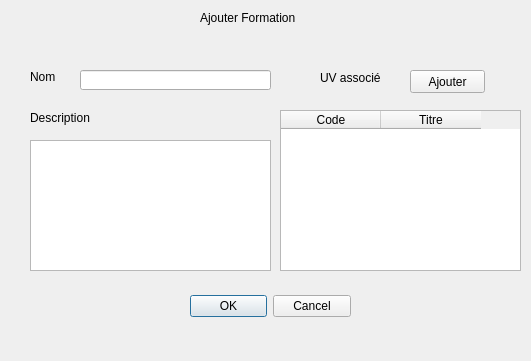
<?xml version="1.0" encoding="UTF-8"?>
<ui version="4.0">
 <class>ajouterformation_fen</class>
 <widget class="QDialog" name="ajouterformation_fen">
  <property name="geometry">
   <rect>
    <x>0</x>
    <y>0</y>
    <width>531</width>
    <height>361</height>
   </rect>
  </property>
  <property name="windowTitle">
   <string>Dialog</string>
  </property>
  <widget class="QDialogButtonBox" name="buttonBox">
   <property name="geometry">
    <rect>
     <x>190</x>
     <y>290</y>
     <width>161</width>
     <height>32</height>
    </rect>
   </property>
   <property name="orientation">
    <enum>Qt::Horizontal</enum>
   </property>
   <property name="standardButtons">
    <set>QDialogButtonBox::Cancel|QDialogButtonBox::Ok</set>
   </property>
  </widget>
  <widget class="QLabel" name="label">
   <property name="geometry">
    <rect>
     <x>200</x>
     <y>10</y>
     <width>101</width>
     <height>16</height>
    </rect>
   </property>
   <property name="text">
    <string>Ajouter Formation</string>
   </property>
  </widget>
  <widget class="QLabel" name="label_2">
   <property name="geometry">
    <rect>
     <x>30</x>
     <y>70</y>
     <width>46</width>
     <height>13</height>
    </rect>
   </property>
   <property name="text">
    <string>Nom</string>
   </property>
  </widget>
  <widget class="QLabel" name="label_3">
   <property name="geometry">
    <rect>
     <x>30</x>
     <y>110</y>
     <width>61</width>
     <height>16</height>
    </rect>
   </property>
   <property name="text">
    <string>Description</string>
   </property>
  </widget>
  <widget class="QLineEdit" name="lineEdit">
   <property name="geometry">
    <rect>
     <x>80</x>
     <y>70</y>
     <width>191</width>
     <height>20</height>
    </rect>
   </property>
  </widget>
  <widget class="QTextEdit" name="textEdit">
   <property name="geometry">
    <rect>
     <x>30</x>
     <y>140</y>
     <width>241</width>
     <height>131</height>
    </rect>
   </property>
  </widget>
  <widget class="QLabel" name="label_4">
   <property name="geometry">
    <rect>
     <x>320</x>
     <y>70</y>
     <width>61</width>
     <height>16</height>
    </rect>
   </property>
   <property name="text">
    <string>UV associées</string>
   </property>
  </widget>
  <widget class="QPushButton" name="pushButton">
   <property name="geometry">
    <rect>
     <x>410</x>
     <y>70</y>
     <width>75</width>
     <height>23</height>
    </rect>
   </property>
   <property name="text">
    <string>Ajouter</string>
   </property>
  </widget>
  <widget class="QTableWidget" name="tableWidget">
   <property name="geometry">
    <rect>
     <x>280</x>
     <y>110</y>
     <width>241</width>
     <height>161</height>
    </rect>
   </property>
   <column>
    <property name="text">
     <string>Code</string>
    </property>
   </column>
   <column>
    <property name="text">
     <string>Titre</string>
    </property>
   </column>
  </widget>
 </widget>
 <resources/>
 <connections>
  <connection>
   <sender>buttonBox</sender>
   <signal>accepted()</signal>
   <receiver>ajouterformation_fen</receiver>
   <slot>accept()</slot>
   <hints>
    <hint type="sourcelabel">
     <x>248</x>
     <y>254</y>
    </hint>
    <hint type="destinationlabel">
     <x>157</x>
     <y>274</y>
    </hint>
   </hints>
  </connection>
  <connection>
   <sender>buttonBox</sender>
   <signal>rejected()</signal>
   <receiver>ajouterformation_fen</receiver>
   <slot>reject()</slot>
   <hints>
    <hint type="sourcelabel">
     <x>316</x>
     <y>260</y>
    </hint>
    <hint type="destinationlabel">
     <x>286</x>
     <y>274</y>
    </hint>
   </hints>
  </connection>
 </connections>
</ui>
